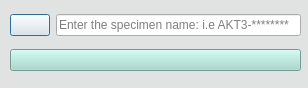
<?xml version="1.0" encoding="UTF-8"?>
<ui version="4.0">
 <class>database</class>
 <widget class="QDialog" name="database">
  <property name="enabled">
   <bool>true</bool>
  </property>
  <property name="geometry">
   <rect>
    <x>0</x>
    <y>0</y>
    <width>308</width>
    <height>88</height>
   </rect>
  </property>
  <property name="minimumSize">
   <size>
    <width>308</width>
    <height>88</height>
   </size>
  </property>
  <property name="maximumSize">
   <size>
    <width>308</width>
    <height>88</height>
   </size>
  </property>
  <property name="palette">
   <palette>
    <active>
     <colorrole role="Button">
      <brush brushstyle="SolidPattern">
       <color alpha="255">
        <red>225</red>
        <green>227</green>
        <blue>227</blue>
       </color>
      </brush>
     </colorrole>
     <colorrole role="Text">
      <brush brushstyle="SolidPattern">
       <color alpha="255">
        <red>0</red>
        <green>170</green>
        <blue>0</blue>
       </color>
      </brush>
     </colorrole>
     <colorrole role="ButtonText">
      <brush brushstyle="SolidPattern">
       <color alpha="255">
        <red>0</red>
        <green>0</green>
        <blue>127</blue>
       </color>
      </brush>
     </colorrole>
     <colorrole role="Base">
      <brush brushstyle="SolidPattern">
       <color alpha="255">
        <red>225</red>
        <green>227</green>
        <blue>227</blue>
       </color>
      </brush>
     </colorrole>
     <colorrole role="Window">
      <brush brushstyle="SolidPattern">
       <color alpha="255">
        <red>225</red>
        <green>227</green>
        <blue>227</blue>
       </color>
      </brush>
     </colorrole>
    </active>
    <inactive>
     <colorrole role="Button">
      <brush brushstyle="SolidPattern">
       <color alpha="255">
        <red>225</red>
        <green>227</green>
        <blue>227</blue>
       </color>
      </brush>
     </colorrole>
     <colorrole role="Text">
      <brush brushstyle="SolidPattern">
       <color alpha="255">
        <red>0</red>
        <green>170</green>
        <blue>0</blue>
       </color>
      </brush>
     </colorrole>
     <colorrole role="ButtonText">
      <brush brushstyle="SolidPattern">
       <color alpha="255">
        <red>0</red>
        <green>0</green>
        <blue>127</blue>
       </color>
      </brush>
     </colorrole>
     <colorrole role="Base">
      <brush brushstyle="SolidPattern">
       <color alpha="255">
        <red>225</red>
        <green>227</green>
        <blue>227</blue>
       </color>
      </brush>
     </colorrole>
     <colorrole role="Window">
      <brush brushstyle="SolidPattern">
       <color alpha="255">
        <red>225</red>
        <green>227</green>
        <blue>227</blue>
       </color>
      </brush>
     </colorrole>
    </inactive>
    <disabled>
     <colorrole role="Button">
      <brush brushstyle="SolidPattern">
       <color alpha="255">
        <red>225</red>
        <green>227</green>
        <blue>227</blue>
       </color>
      </brush>
     </colorrole>
     <colorrole role="Text">
      <brush brushstyle="SolidPattern">
       <color alpha="255">
        <red>120</red>
        <green>120</green>
        <blue>120</blue>
       </color>
      </brush>
     </colorrole>
     <colorrole role="ButtonText">
      <brush brushstyle="SolidPattern">
       <color alpha="255">
        <red>120</red>
        <green>120</green>
        <blue>120</blue>
       </color>
      </brush>
     </colorrole>
     <colorrole role="Base">
      <brush brushstyle="SolidPattern">
       <color alpha="255">
        <red>225</red>
        <green>227</green>
        <blue>227</blue>
       </color>
      </brush>
     </colorrole>
     <colorrole role="Window">
      <brush brushstyle="SolidPattern">
       <color alpha="255">
        <red>225</red>
        <green>227</green>
        <blue>227</blue>
       </color>
      </brush>
     </colorrole>
    </disabled>
   </palette>
  </property>
  <property name="focusPolicy">
   <enum>Qt::NoFocus</enum>
  </property>
  <property name="windowTitle">
   <string>Database</string>
  </property>
  <property name="windowIcon">
   <iconset>
    <normaloff>../icons/wand-hat.png</normaloff>../icons/wand-hat.png</iconset>
  </property>
  <property name="toolTip">
   <string/>
  </property>
  <property name="styleSheet">
   <string notr="true">QDialog{
	font: 8pt &quot;Frutiger LT Com 55 Roman&quot;;
background-color:rgb(225, 227, 227)
}
</string>
  </property>
  <property name="modal">
   <bool>false</bool>
  </property>
  <widget class="QWidget" name="layoutWidget">
   <property name="geometry">
    <rect>
     <x>10</x>
     <y>7</y>
     <width>291</width>
     <height>71</height>
    </rect>
   </property>
   <layout class="QVBoxLayout" name="verticalLayout">
    <item>
     <layout class="QHBoxLayout" name="horizontalLayout">
      <item>
       <widget class="QPushButton" name="clear1">
        <property name="toolTip">
         <string>&lt;html&gt;&lt;head/&gt;&lt;body&gt;&lt;p align=&quot;justify&quot;&gt;&lt;span style=&quot; font-size:7pt;&quot;&gt;Delete the specimen key&lt;/span&gt;&lt;/p&gt;&lt;/body&gt;&lt;/html&gt;</string>
        </property>
        <property name="styleSheet">
         <string notr="true">QDialog{
	font: 8pt &quot;Frutiger LT Com 55 Roman&quot;;
background-color:rgb(225, 227, 227)
}
</string>
        </property>
        <property name="text">
         <string/>
        </property>
        <property name="icon">
         <iconset>
          <normaloff>../icons/eraser--pencil.png</normaloff>../icons/eraser--pencil.png</iconset>
        </property>
       </widget>
      </item>
      <item>
       <widget class="QLineEdit" name="lineEdit1">
        <property name="toolTip">
         <string>&lt;!DOCTYPE HTML PUBLIC &quot;-//W3C//DTD HTML 4.0//EN&quot; &quot;http://www.w3.org/TR/REC-html40/strict.dtd&quot;&gt;
&lt;html&gt;&lt;head&gt;&lt;meta name=&quot;qrichtext&quot; content=&quot;1&quot; /&gt;&lt;style type=&quot;text/css&quot;&gt;
p, li { white-space: pre-wrap; }
&lt;/style&gt;&lt;/head&gt;&lt;body style=&quot; font-family:'MS Shell Dlg 2'; font-size:8pt; font-weight:400; font-style:normal;&quot;&gt;
&lt;p style=&quot; margin-top:12px; margin-bottom:12px; margin-left:0px; margin-right:0px; -qt-block-indent:0; text-indent:0px;&quot;&gt;&lt;span style=&quot;&lt;html&gt;&lt;head/&gt;&lt;body&gt;&lt;p align=&quot;justify&quot;&gt;&lt;span style=&quot; font-size:7pt;&quot;&gt;Enter the specimen name: i.e AKT3-***********!&lt;/span&gt;&lt;/p&gt;&lt;/body&gt;&lt;/html&gt;</string>
        </property>
        <property name="styleSheet">
         <string notr="true">color: rgb(0, 0, 0);
font: 8pt &quot;Frutiger 55 Roman&quot;;</string>
        </property>
        <property name="inputMask">
         <string/>
        </property>
        <property name="text">
         <string/>
        </property>
        <property name="placeholderText">
         <string>Enter the specimen name: i.e AKT3-********</string>
        </property>
       </widget>
      </item>
     </layout>
    </item>
    <item>
     <widget class="QPushButton" name="validate1">
      <property name="toolTip">
       <string>&lt;html&gt;&lt;head/&gt;&lt;body&gt;&lt;p align=&quot;justify&quot;&gt;&lt;span style=&quot; font-size:7pt;&quot;&gt;Validate your choice!!&lt;/span&gt;&lt;/p&gt;&lt;/body&gt;&lt;/html&gt;</string>
      </property>
      <property name="styleSheet">
       <string notr="true">background-color: rgb(162, 215, 203);
font: 10pt &quot;Frutiger 55 Roman&quot;;
</string>
      </property>
      <property name="text">
       <string/>
      </property>
      <property name="icon">
       <iconset>
        <normaloff>../icons/tick.png</normaloff>../icons/tick.png</iconset>
      </property>
      <property name="checkable">
       <bool>false</bool>
      </property>
      <property name="default">
       <bool>false</bool>
      </property>
      <property name="flat">
       <bool>false</bool>
      </property>
     </widget>
    </item>
   </layout>
  </widget>
 </widget>
 <resources/>
 <connections>
  <connection>
   <sender>clear1</sender>
   <signal>clicked()</signal>
   <receiver>lineEdit1</receiver>
   <slot>clear()</slot>
   <hints>
    <hint type="sourcelabel">
     <x>23</x>
     <y>51</y>
    </hint>
    <hint type="destinationlabel">
     <x>245</x>
     <y>51</y>
    </hint>
   </hints>
  </connection>
 </connections>
</ui>
